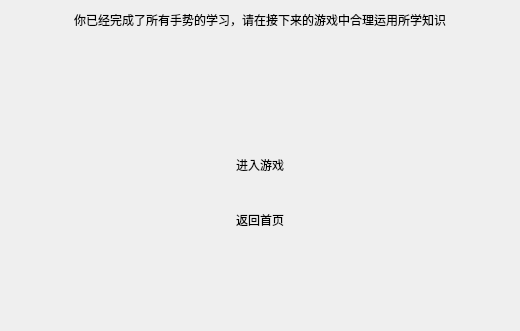
<?xml version="1.0" encoding="UTF-8"?>
<ui version="4.0">
 <class>Form</class>
 <widget class="QWidget" name="Form">
  <property name="geometry">
   <rect>
    <x>0</x>
    <y>0</y>
    <width>520</width>
    <height>331</height>
   </rect>
  </property>
  <property name="windowTitle">
   <string>Form</string>
  </property>
  <layout class="QVBoxLayout" name="verticalLayout">
   <item>
    <widget class="QLabel" name="label">
     <property name="maximumSize">
      <size>
       <width>16777215</width>
       <height>20</height>
      </size>
     </property>
     <property name="styleSheet">
      <string notr="true">font: 16pt &quot;FZZhengHeiS-EB-GB&quot;;</string>
     </property>
     <property name="text">
      <string>你已经完成了所有手势的学习，请在接下来的游戏中合理运用所学知识</string>
     </property>
     <property name="alignment">
      <set>Qt::AlignCenter</set>
     </property>
    </widget>
   </item>
   <item>
    <spacer name="verticalSpacer">
     <property name="orientation">
      <enum>Qt::Vertical</enum>
     </property>
     <property name="sizeHint" stdset="0">
      <size>
       <width>20</width>
       <height>40</height>
      </size>
     </property>
    </spacer>
   </item>
   <item>
    <spacer name="verticalSpacer_10">
     <property name="orientation">
      <enum>Qt::Vertical</enum>
     </property>
     <property name="sizeHint" stdset="0">
      <size>
       <width>20</width>
       <height>40</height>
      </size>
     </property>
    </spacer>
   </item>
   <item>
    <spacer name="verticalSpacer_4">
     <property name="orientation">
      <enum>Qt::Vertical</enum>
     </property>
     <property name="sizeHint" stdset="0">
      <size>
       <width>20</width>
       <height>40</height>
      </size>
     </property>
    </spacer>
   </item>
   <item>
    <spacer name="verticalSpacer_7">
     <property name="orientation">
      <enum>Qt::Vertical</enum>
     </property>
     <property name="sizeHint" stdset="0">
      <size>
       <width>20</width>
       <height>40</height>
      </size>
     </property>
    </spacer>
   </item>
   <item>
    <widget class="QLabel" name="label_2">
     <property name="styleSheet">
      <string notr="true">font: 36pt &quot;MF LiHei (Noncommercial)&quot;;</string>
     </property>
     <property name="text">
      <string>进入游戏</string>
     </property>
     <property name="alignment">
      <set>Qt::AlignCenter</set>
     </property>
    </widget>
   </item>
   <item>
    <spacer name="verticalSpacer_3">
     <property name="orientation">
      <enum>Qt::Vertical</enum>
     </property>
     <property name="sizeHint" stdset="0">
      <size>
       <width>20</width>
       <height>40</height>
      </size>
     </property>
    </spacer>
   </item>
   <item>
    <widget class="QLabel" name="label_3">
     <property name="styleSheet">
      <string notr="true">font: 20pt &quot;MF LiHei (Noncommercial)&quot;;</string>
     </property>
     <property name="text">
      <string>返回首页</string>
     </property>
     <property name="alignment">
      <set>Qt::AlignCenter</set>
     </property>
    </widget>
   </item>
   <item>
    <spacer name="verticalSpacer_5">
     <property name="orientation">
      <enum>Qt::Vertical</enum>
     </property>
     <property name="sizeHint" stdset="0">
      <size>
       <width>20</width>
       <height>40</height>
      </size>
     </property>
    </spacer>
   </item>
   <item>
    <spacer name="verticalSpacer_6">
     <property name="orientation">
      <enum>Qt::Vertical</enum>
     </property>
     <property name="sizeHint" stdset="0">
      <size>
       <width>20</width>
       <height>40</height>
      </size>
     </property>
    </spacer>
   </item>
   <item>
    <spacer name="verticalSpacer_2">
     <property name="orientation">
      <enum>Qt::Vertical</enum>
     </property>
     <property name="sizeHint" stdset="0">
      <size>
       <width>20</width>
       <height>40</height>
      </size>
     </property>
    </spacer>
   </item>
  </layout>
 </widget>
 <resources/>
 <connections/>
</ui>
